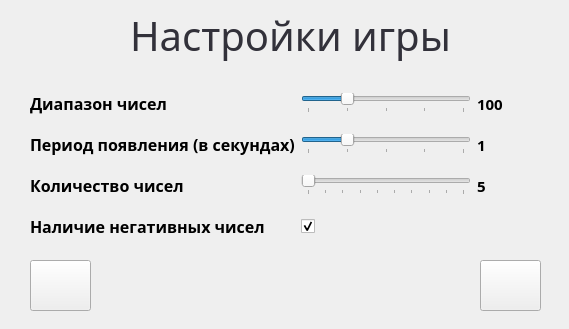
<?xml version="1.0" encoding="UTF-8"?>
<ui version="4.0">
 <class>MentalSett</class>
 <widget class="QWidget" name="MentalSett">
  <property name="geometry">
   <rect>
    <x>0</x>
    <y>0</y>
    <width>569</width>
    <height>329</height>
   </rect>
  </property>
  <property name="windowTitle">
   <string>Form</string>
  </property>
  <widget class="QWidget" name="layoutWidget">
   <property name="geometry">
    <rect>
     <x>30</x>
     <y>80</y>
     <width>511</width>
     <height>171</height>
    </rect>
   </property>
   <layout class="QGridLayout" name="gridLayout">
    <item row="3" column="0">
     <widget class="QLabel" name="label_4">
      <property name="font">
       <font>
        <family>Segoe UI Black</family>
        <pointsize>12</pointsize>
        <weight>75</weight>
        <bold>true</bold>
       </font>
      </property>
      <property name="text">
       <string>Наличие негативных чисел</string>
      </property>
     </widget>
    </item>
    <item row="0" column="0">
     <widget class="QLabel" name="label">
      <property name="font">
       <font>
        <family>Segoe UI Black</family>
        <pointsize>12</pointsize>
        <weight>75</weight>
        <bold>true</bold>
       </font>
      </property>
      <property name="text">
       <string>Диапазон чисел</string>
      </property>
     </widget>
    </item>
    <item row="0" column="1">
     <widget class="QSlider" name="diap">
      <property name="sizePolicy">
       <sizepolicy hsizetype="Fixed" vsizetype="Fixed">
        <horstretch>0</horstretch>
        <verstretch>0</verstretch>
       </sizepolicy>
      </property>
      <property name="minimumSize">
       <size>
        <width>170</width>
        <height>0</height>
       </size>
      </property>
      <property name="minimum">
       <number>1</number>
      </property>
      <property name="maximum">
       <number>5</number>
      </property>
      <property name="pageStep">
       <number>4</number>
      </property>
      <property name="value">
       <number>2</number>
      </property>
      <property name="sliderPosition">
       <number>2</number>
      </property>
      <property name="tracking">
       <bool>true</bool>
      </property>
      <property name="orientation">
       <enum>Qt::Horizontal</enum>
      </property>
      <property name="tickPosition">
       <enum>QSlider::TicksBelow</enum>
      </property>
      <property name="tickInterval">
       <number>1</number>
      </property>
     </widget>
    </item>
    <item row="1" column="0">
     <widget class="QLabel" name="label_2">
      <property name="font">
       <font>
        <family>Segoe UI Black</family>
        <pointsize>12</pointsize>
        <weight>75</weight>
        <bold>true</bold>
       </font>
      </property>
      <property name="text">
       <string>Период появления (в секундах)</string>
      </property>
     </widget>
    </item>
    <item row="1" column="1">
     <widget class="QSlider" name="timer">
      <property name="sizePolicy">
       <sizepolicy hsizetype="Fixed" vsizetype="Fixed">
        <horstretch>0</horstretch>
        <verstretch>0</verstretch>
       </sizepolicy>
      </property>
      <property name="minimumSize">
       <size>
        <width>170</width>
        <height>0</height>
       </size>
      </property>
      <property name="minimum">
       <number>1</number>
      </property>
      <property name="maximum">
       <number>5</number>
      </property>
      <property name="pageStep">
       <number>5</number>
      </property>
      <property name="value">
       <number>2</number>
      </property>
      <property name="orientation">
       <enum>Qt::Horizontal</enum>
      </property>
      <property name="tickPosition">
       <enum>QSlider::TicksBelow</enum>
      </property>
      <property name="tickInterval">
       <number>1</number>
      </property>
     </widget>
    </item>
    <item row="0" column="2">
     <widget class="QLabel" name="diapv">
      <property name="font">
       <font>
        <family>Segoe UI Black</family>
        <pointsize>11</pointsize>
        <weight>75</weight>
        <bold>true</bold>
       </font>
      </property>
      <property name="text">
       <string>100</string>
      </property>
     </widget>
    </item>
    <item row="1" column="2">
     <widget class="QLabel" name="timerv">
      <property name="font">
       <font>
        <family>Segoe UI Black</family>
        <pointsize>11</pointsize>
        <weight>75</weight>
        <bold>true</bold>
       </font>
      </property>
      <property name="text">
       <string>1</string>
      </property>
     </widget>
    </item>
    <item row="2" column="0">
     <widget class="QLabel" name="label_3">
      <property name="font">
       <font>
        <family>Segoe UI Black</family>
        <pointsize>12</pointsize>
        <weight>75</weight>
        <bold>true</bold>
       </font>
      </property>
      <property name="text">
       <string>Количество чисел</string>
      </property>
     </widget>
    </item>
    <item row="2" column="2">
     <widget class="QLabel" name="numCountv">
      <property name="font">
       <font>
        <family>Segoe UI Black</family>
        <pointsize>11</pointsize>
        <weight>75</weight>
        <bold>true</bold>
       </font>
      </property>
      <property name="text">
       <string>5</string>
      </property>
     </widget>
    </item>
    <item row="2" column="1">
     <widget class="QSlider" name="numCount">
      <property name="sizePolicy">
       <sizepolicy hsizetype="Fixed" vsizetype="Fixed">
        <horstretch>0</horstretch>
        <verstretch>0</verstretch>
       </sizepolicy>
      </property>
      <property name="minimumSize">
       <size>
        <width>170</width>
        <height>0</height>
       </size>
      </property>
      <property name="minimum">
       <number>5</number>
      </property>
      <property name="maximum">
       <number>50</number>
      </property>
      <property name="singleStep">
       <number>5</number>
      </property>
      <property name="pageStep">
       <number>50</number>
      </property>
      <property name="value">
       <number>5</number>
      </property>
      <property name="orientation">
       <enum>Qt::Horizontal</enum>
      </property>
      <property name="tickPosition">
       <enum>QSlider::TicksBelow</enum>
      </property>
      <property name="tickInterval">
       <number>5</number>
      </property>
     </widget>
    </item>
    <item row="3" column="1">
     <widget class="QCheckBox" name="neg">
      <property name="text">
       <string/>
      </property>
      <property name="checked">
       <bool>true</bool>
      </property>
      <property name="tristate">
       <bool>false</bool>
      </property>
     </widget>
    </item>
   </layout>
  </widget>
  <widget class="QPushButton" name="back">
   <property name="geometry">
    <rect>
     <x>480</x>
     <y>260</y>
     <width>61</width>
     <height>51</height>
    </rect>
   </property>
   <property name="cursor">
    <cursorShape>PointingHandCursor</cursorShape>
   </property>
   <property name="text">
    <string/>
   </property>
   <property name="icon">
    <iconset resource="imgfiles.qrc">
     <normaloff>:/images/foto/Button-Delete-icon (1).png</normaloff>:/images/foto/Button-Delete-icon (1).png</iconset>
   </property>
   <property name="iconSize">
    <size>
     <width>45</width>
     <height>45</height>
    </size>
   </property>
  </widget>
  <widget class="QPushButton" name="start">
   <property name="geometry">
    <rect>
     <x>30</x>
     <y>260</y>
     <width>61</width>
     <height>51</height>
    </rect>
   </property>
   <property name="cursor">
    <cursorShape>PointingHandCursor</cursorShape>
   </property>
   <property name="text">
    <string/>
   </property>
   <property name="icon">
    <iconset resource="imgfiles.qrc">
     <normaloff>:/images/foto/Button-Previous-icon.png</normaloff>:/images/foto/Button-Previous-icon.png</iconset>
   </property>
   <property name="iconSize">
    <size>
     <width>45</width>
     <height>45</height>
    </size>
   </property>
  </widget>
  <widget class="QLabel" name="label_8">
   <property name="geometry">
    <rect>
     <x>120</x>
     <y>10</y>
     <width>341</width>
     <height>51</height>
    </rect>
   </property>
   <property name="palette">
    <palette>
     <active>
      <colorrole role="WindowText">
       <brush brushstyle="SolidPattern">
        <color alpha="255">
         <red>50</red>
         <green>49</green>
         <blue>58</blue>
        </color>
       </brush>
      </colorrole>
      <colorrole role="Text">
       <brush brushstyle="SolidPattern">
        <color alpha="255">
         <red>192</red>
         <green>135</green>
         <blue>50</blue>
        </color>
       </brush>
      </colorrole>
      <colorrole role="ButtonText">
       <brush brushstyle="SolidPattern">
        <color alpha="255">
         <red>192</red>
         <green>135</green>
         <blue>50</blue>
        </color>
       </brush>
      </colorrole>
      <colorrole role="ToolTipText">
       <brush brushstyle="SolidPattern">
        <color alpha="255">
         <red>192</red>
         <green>135</green>
         <blue>50</blue>
        </color>
       </brush>
      </colorrole>
     </active>
     <inactive>
      <colorrole role="WindowText">
       <brush brushstyle="SolidPattern">
        <color alpha="255">
         <red>50</red>
         <green>49</green>
         <blue>58</blue>
        </color>
       </brush>
      </colorrole>
      <colorrole role="Text">
       <brush brushstyle="SolidPattern">
        <color alpha="255">
         <red>192</red>
         <green>135</green>
         <blue>50</blue>
        </color>
       </brush>
      </colorrole>
      <colorrole role="ButtonText">
       <brush brushstyle="SolidPattern">
        <color alpha="255">
         <red>192</red>
         <green>135</green>
         <blue>50</blue>
        </color>
       </brush>
      </colorrole>
      <colorrole role="ToolTipText">
       <brush brushstyle="SolidPattern">
        <color alpha="255">
         <red>192</red>
         <green>135</green>
         <blue>50</blue>
        </color>
       </brush>
      </colorrole>
     </inactive>
     <disabled>
      <colorrole role="WindowText">
       <brush brushstyle="SolidPattern">
        <color alpha="255">
         <red>120</red>
         <green>120</green>
         <blue>120</blue>
        </color>
       </brush>
      </colorrole>
      <colorrole role="Text">
       <brush brushstyle="SolidPattern">
        <color alpha="255">
         <red>120</red>
         <green>120</green>
         <blue>120</blue>
        </color>
       </brush>
      </colorrole>
      <colorrole role="ButtonText">
       <brush brushstyle="SolidPattern">
        <color alpha="255">
         <red>120</red>
         <green>120</green>
         <blue>120</blue>
        </color>
       </brush>
      </colorrole>
      <colorrole role="ToolTipText">
       <brush brushstyle="SolidPattern">
        <color alpha="255">
         <red>192</red>
         <green>135</green>
         <blue>50</blue>
        </color>
       </brush>
      </colorrole>
     </disabled>
    </palette>
   </property>
   <property name="font">
    <font>
     <family>Impact</family>
     <pointsize>30</pointsize>
     <weight>50</weight>
     <italic>false</italic>
     <bold>false</bold>
     <stylestrategy>PreferAntialias</stylestrategy>
    </font>
   </property>
   <property name="frameShape">
    <enum>QFrame::NoFrame</enum>
   </property>
   <property name="frameShadow">
    <enum>QFrame::Plain</enum>
   </property>
   <property name="lineWidth">
    <number>15</number>
   </property>
   <property name="midLineWidth">
    <number>6</number>
   </property>
   <property name="text">
    <string>Настройки игры</string>
   </property>
   <property name="alignment">
    <set>Qt::AlignCenter</set>
   </property>
  </widget>
 </widget>
 <resources>
  <include location="imgfiles.qrc"/>
 </resources>
 <connections/>
</ui>
